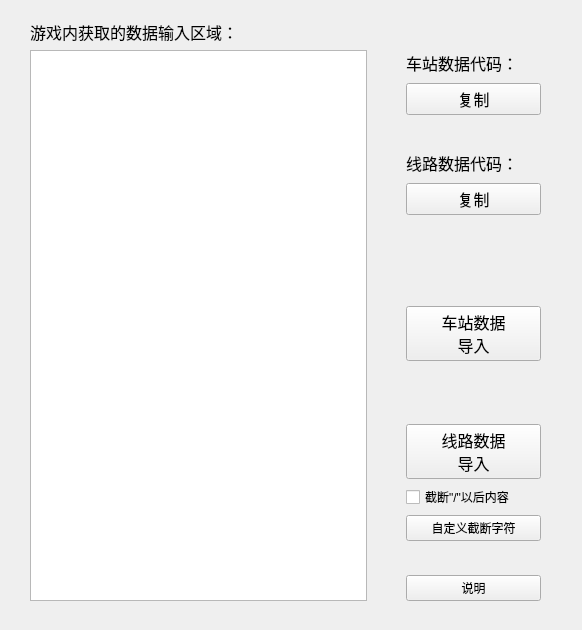
<?xml version="1.0" encoding="UTF-8"?>
<ui version="4.0">
 <class>data_add</class>
 <widget class="QWidget" name="data_add">
  <property name="geometry">
   <rect>
    <x>0</x>
    <y>0</y>
    <width>582</width>
    <height>630</height>
   </rect>
  </property>
  <property name="windowTitle">
   <string>Form</string>
  </property>
  <widget class="QWidget" name="layoutWidget">
   <property name="geometry">
    <rect>
     <x>30</x>
     <y>20</y>
     <width>511</width>
     <height>581</height>
    </rect>
   </property>
   <layout class="QHBoxLayout" name="horizontalLayout" stretch="10,1,4">
    <item>
     <layout class="QVBoxLayout" name="verticalLayout_2">
      <item>
       <widget class="QLabel" name="label_3">
        <property name="font">
         <font>
          <pointsize>12</pointsize>
         </font>
        </property>
        <property name="text">
         <string>游戏内获取的数据输入区域：</string>
        </property>
       </widget>
      </item>
      <item>
       <widget class="QTextEdit" name="textEdit"/>
      </item>
     </layout>
    </item>
    <item>
     <spacer name="horizontalSpacer">
      <property name="orientation">
       <enum>Qt::Orientation::Horizontal</enum>
      </property>
      <property name="sizeHint" stdset="0">
       <size>
        <width>40</width>
        <height>20</height>
       </size>
      </property>
     </spacer>
    </item>
    <item>
     <layout class="QVBoxLayout" name="verticalLayout" stretch="1,1,1,1,1,1,3,2,2,2,1,1,1,1">
      <item>
       <spacer name="verticalSpacer_4">
        <property name="orientation">
         <enum>Qt::Orientation::Vertical</enum>
        </property>
        <property name="sizeHint" stdset="0">
         <size>
          <width>20</width>
          <height>40</height>
         </size>
        </property>
       </spacer>
      </item>
      <item>
       <widget class="QLabel" name="label">
        <property name="font">
         <font>
          <pointsize>12</pointsize>
         </font>
        </property>
        <property name="text">
         <string>车站数据代码：</string>
        </property>
       </widget>
      </item>
      <item>
       <widget class="QPushButton" name="station_copy">
        <property name="font">
         <font>
          <pointsize>12</pointsize>
         </font>
        </property>
        <property name="text">
         <string>复制</string>
        </property>
       </widget>
      </item>
      <item>
       <spacer name="verticalSpacer_5">
        <property name="orientation">
         <enum>Qt::Orientation::Vertical</enum>
        </property>
        <property name="sizeHint" stdset="0">
         <size>
          <width>20</width>
          <height>40</height>
         </size>
        </property>
       </spacer>
      </item>
      <item>
       <widget class="QLabel" name="label_2">
        <property name="font">
         <font>
          <pointsize>12</pointsize>
         </font>
        </property>
        <property name="text">
         <string>线路数据代码：</string>
        </property>
       </widget>
      </item>
      <item>
       <widget class="QPushButton" name="line_copy">
        <property name="font">
         <font>
          <pointsize>12</pointsize>
         </font>
        </property>
        <property name="text">
         <string>复制</string>
        </property>
       </widget>
      </item>
      <item>
       <spacer name="verticalSpacer">
        <property name="orientation">
         <enum>Qt::Orientation::Vertical</enum>
        </property>
        <property name="sizeHint" stdset="0">
         <size>
          <width>20</width>
          <height>40</height>
         </size>
        </property>
       </spacer>
      </item>
      <item>
       <widget class="QPushButton" name="station_input">
        <property name="font">
         <font>
          <pointsize>12</pointsize>
         </font>
        </property>
        <property name="text">
         <string>车站数据
导入</string>
        </property>
       </widget>
      </item>
      <item>
       <spacer name="verticalSpacer_2">
        <property name="orientation">
         <enum>Qt::Orientation::Vertical</enum>
        </property>
        <property name="sizeHint" stdset="0">
         <size>
          <width>20</width>
          <height>40</height>
         </size>
        </property>
       </spacer>
      </item>
      <item>
       <widget class="QPushButton" name="line_input">
        <property name="font">
         <font>
          <pointsize>12</pointsize>
         </font>
        </property>
        <property name="text">
         <string>线路数据
导入</string>
        </property>
       </widget>
      </item>
      <item>
       <widget class="QCheckBox" name="checkBox">
        <property name="text">
         <string>截断&quot;/&quot;以后内容</string>
        </property>
       </widget>
      </item>
      <item>
       <widget class="QPushButton" name="instruction_2">
        <property name="text">
         <string>自定义截断字符</string>
        </property>
       </widget>
      </item>
      <item>
       <spacer name="verticalSpacer_3">
        <property name="orientation">
         <enum>Qt::Orientation::Vertical</enum>
        </property>
        <property name="sizeHint" stdset="0">
         <size>
          <width>20</width>
          <height>40</height>
         </size>
        </property>
       </spacer>
      </item>
      <item>
       <widget class="QPushButton" name="instruction">
        <property name="text">
         <string>说明</string>
        </property>
       </widget>
      </item>
     </layout>
    </item>
   </layout>
  </widget>
 </widget>
 <resources/>
 <connections/>
</ui>
